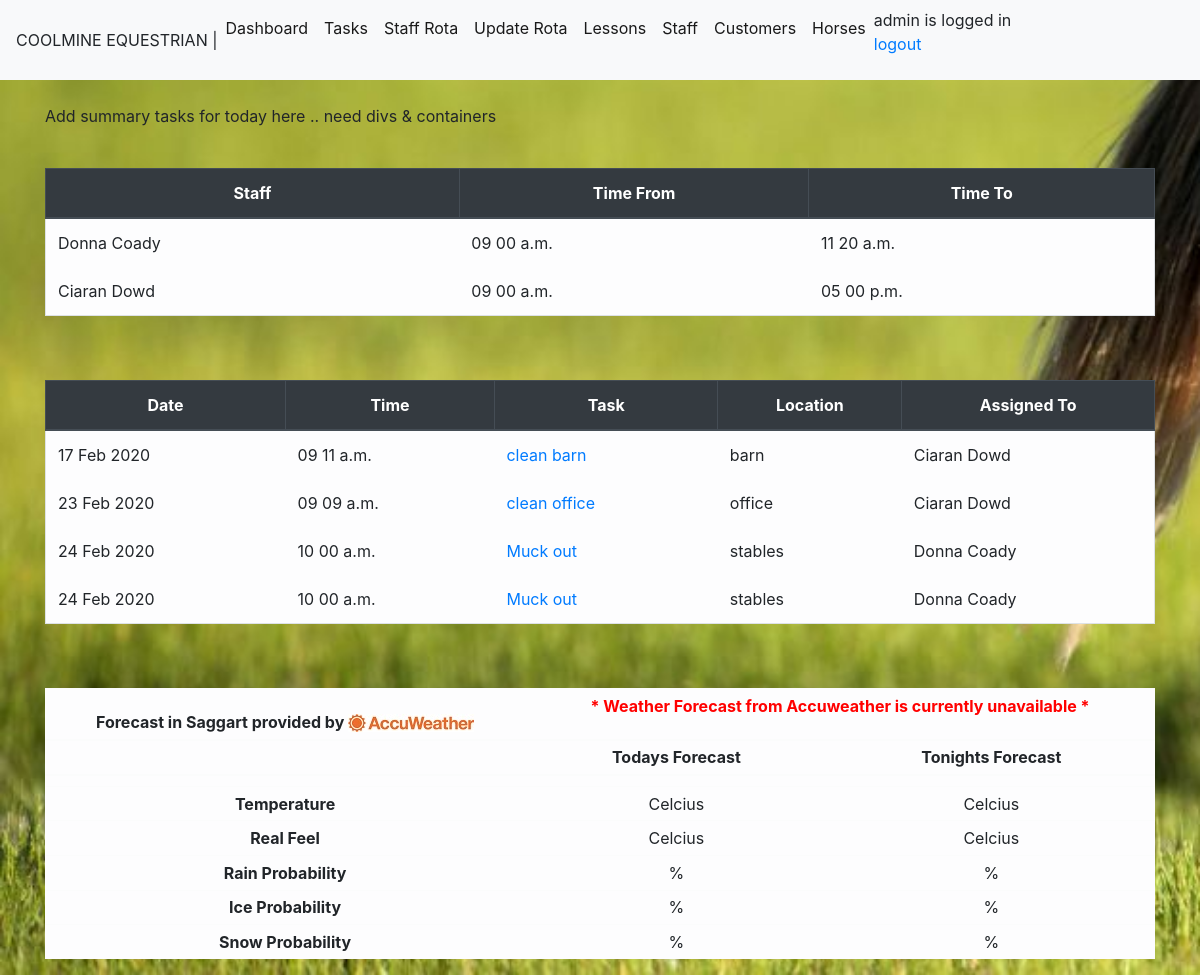
The app's page / (signed in) with its own data.
### module_task/models.py (models this page shows, shortened)
class RotaList(models.Model):
    rotastaffid = models.ForeignKey(StaffList,blank=True,null=True, on_delete=models.CASCADE,limit_choices_to={'termindate': None},)
    rotadate = models.DateField(auto_now_add=False, auto_now=False)
    timefrom = models.TimeField(auto_now_add=False, auto_now=False,blank=True,null=True)
    timeto = models.TimeField(auto_now_add=False, auto_now=False,blank=True,null=True)
    comments = models.CharField(max_length=100,blank=True)

class StaffList(models.Model):
    staffname= models.CharField(max_length=50)
    staffdob=models.DateField(blank=True, null=True)
    staffaddress= models.CharField(max_length=200,blank=True, null=True)
    staffemail= models.EmailField(blank=True, null=True)
    staffphone=models.CharField(max_length=30,blank=True, null=True)
    staffcontract = models.CharField(null=True,max_length=20)
    startdate=models.DateField(blank=True, null=True)
    termindate =models.DateField(blank=True, null=True)
    staffqual =models.CharField(max_length=250, blank=True,null=True)

class TaskList(models.Model):
    taskdate=models.DateField(auto_now_add=False, auto_now=False)
    tasktime=models.TimeField(auto_now_add=False, auto_now=False,blank=True,null=True)
    taskdesc = models.CharField(max_length=200)
    location= models.CharField(max_length=50)
    assingees= models.ForeignKey(StaffList,blank=True,null=True, on_delete=models.CASCADE,limit_choices_to={'termindate': None},)
    completed = models.BooleanField(default=False)
    comments=models.CharField(max_length=100,blank=True)

### module_task/views.py (the view)
# urls.py: path('',views.index, name='index'),
@login_required
def index(request):
    import json
    import requests
    current_tasks = TaskList.objects.filter(taskdate__lte=now).order_by('taskdate','tasktime')
    current_rota = RotaList.objects.filter(rotadate=now).order_by('rotadate','timefrom')
    try:
        api = json.loads(api_request.content)
    except Exception as e:
        api = "Weather API Error"
    return render(request,'index.html',{'current_tasks': current_tasks,'current_rota': current_rota,'api':api})

### module_task/templates/index.html (shortened to what this page needs)
{%extends 'base.html'%}
{% block content %}
<p> Add summary tasks for today here .. need divs & containers </p>
  <table class="table table-bordered">
    <thead class="thead-dark">
      <tr>
        <th scope="col">Staff</th>
        <th scope="col">Time From</th>
        <th scope="col">Time To</th>
      </tr>
    </thead>
  {% if current_rota %}
    <tbody>
      {% for rotas in current_rota %}
            <tr class="table table-borderless table-light" border-color>
              <td> {{rotas.rotastaffid.staffname}} </td>
              <td> {{rotas.timefrom|time:"h i a"}} </td>
              <td> {{rotas.timeto|time:"h i a"}} </td>
            </tr>
      {% endfor %}
    </tbody>
  </table>
  {% endif %}
  <table class="table table-bordered">
    <thead class="thead-dark">
      <tr>
        <th scope="col">Date</th>
        <th scope="col">Time</th>
        <th scope="col">Task</th>
        <th scope="col">Location</th>
        <th scope="col">Assigned To</th>
      </tr>
    </thead>
  {% if current_tasks %}
    <tbody>
      {% for tasks in current_tasks %}
        {% if tasks.completed %}
          <tr class="table table-secondary table-borderless">
          </tr>
        {% else %}
            <tr class="table table-borderless table-light" border-color>
              <td> {{tasks.taskdate|date:"d M Y"}} </td>
              <td> {{tasks.tasktime|time:"h i a"}} </td>
              <td> <a href="{% url 'edittask' tasks.id %}">{{tasks.taskdesc}}</a> </td>
              <td> {{tasks.location}} </td>
              <td> {{tasks.assingees.staffname}} </td>
            </tr>
        {% endif %}
      {% endfor %}
    </tbody>
  </table>
  {% endif %}
{% if api %}
<table class="table table-sm table-light ">
  <thead>
      <tr>
      <th scope="col" colspan="1">Forecast in Saggart provided by <img src="../static/images/AccuLogo_Sml.jpg" alt="Accuweather" ></th>
      <th scope="col" colspan="2">
      {% if api.Headline.Text %}
        <p>{{ api.Headline.Text }} </p>
      {% elif api.Code == "ServiceUnavailable" %}
        <p><font color="red"> Accuweather Service is Unvailable: </p>
        {{ api.Message }}</font> </p>
      {% elif api == "Weather API Error" %}
        <p><font color="red">* Weather Forecast from Accuweather is currently unavailable *</font></p>
      {% else %}
        <p><font color="red">* Weather Forecast from Accuweather is currently unavailable *</font></p>
      {% endif %}
      </th>
  </thead>
  <thead>
      <tr>
      <th scope="col" colspan="1"></th>
      <th scope="col" colspan="1">Todays Forecast</th>
      <th scope="col" colspan="1">Tonights Forecast</th>
  </thead>
  <tbody>
  <tr style="text-align:center">
      <th scope="row"></th>
      <td> {{ api.DailyForecasts.0.Day.LongPhrase }} </td>
      <td> {{ api.DailyForecasts.0.Night.LongPhrase }} </td>
    </tr>
    <tr style="text-align:center">
      <th scope="row">Temperature</th>
      <td> {{ api.DailyForecasts.0.Temperature.Maximum.Value }} Celcius</td>
      <td> {{ api.DailyForecasts.0.Temperature.Minimum.Value }} Celcius</td>
    </tr>
    <tr style="text-align:center">
      <th scope="row">Real Feel</th>
      <td> {{ api.DailyForecasts.0.RealFeelTemperature.Maximum.Value }} Celcius</td>
      <td> {{ api.DailyForecasts.0.RealFeelTemperature.Minimum.Value }} Celcius</td>
    </tr>
       <tr style="text-align:center">
      <th scope="row">Rain Probability</th>
      <td> {{ api.DailyForecasts.0.Day.RainProbability }} % </td>
      <td> {{ api.DailyForecasts.0.Night.RainProbability }} % </td>
    </tr>
        <tr style="text-align:center">
      <th scope="row">Ice Probability</th>
      <td> {{ api.DailyForecasts.0.Day.IceProbability }} % </td>
      <td> {{ api.DailyForecasts.0.Night.IceProbability }} % </td>
    </tr>
        <tr style="text-align:center">
      <th scope="row">Snow Probability</th>
      <td> {{ api.DailyForecasts.0.Day.SnowProbability }} % </td>
      <td> {{ api.DailyForecasts.0.Night.SnowProbability }} % </td>
    </tr>
  </tbody>
</table>
{% endif %}
{% endblock %}

### module_task/templates/base.html (shortened to what this page needs)
{% load static %}
<!doctype html>
<html lang="en">
  <head>
    <link rel="stylesheet" href="https://stackpath.bootstrapcdn.com/bootstrap/4.3.1/css/bootstrap.min.css">
    <link rel="stylesheet" href="{% static 'css/style.css' %}">
    <link rel="stylesheet" href="{% static 'js/jquery-ui-1.12.1/jquery-ui.min.css' %}">
    <link rel="stylesheet" href="{% static 'js/jquery-ui-1.12.1/jquery-ui.structure.min.css' %}">
    <link rel="stylesheet" href="{% static 'js/jquery-ui-1.12.1/jquery-ui.theme.min.css' %}">  <link rel="stylesheet" href="//code.jquery.com/ui/1.12.1/themes/base/jquery-ui.css">
  <body>
        <nav class="navbar navbar-expand-lg navbar-light bg-light >
          <a class="navbar-brand" >COOLMINE EQUESTRIAN        |  </a>
                <div class="collapse navbar-collapse" id="navbarSupportedContent">
                  <ul class="navbar-nav mr-auto">
                    <li class="nav-item active">
                      <a class="nav-link" href="/">Dashboard <span class="sr-only">(current)</span></a>
                    </li>
                    <li class="nav-item active">
                      <a class="nav-link" href="{% url 'task' %}">Tasks</a>
                      <li class="nav-item active">
                      <a class="nav-link" href="{% url 'rotaview' %}">Staff Rota</a>
                    </li>
                     </li>
                      {% ifequal user.username "admin" %}
                      <li class="nav-item active">
                      <a class="nav-link" href="{% url 'rota' %}">Update Rota</a>
                    </li>
                      {% endifequal %}
                      <li class="nav-item active">
                      <a class="nav-link" href="{% url 'lessons' %}">Lessons</a>
                    </li>
                    {% ifequal user.username "admin" %}
                      <li class="nav-item active">
                      <a class="nav-link" href="{% url 'staff' %}">Staff</a>
                    {% endifequal %}
                    </li>
                    <li class="nav-item active">
                      <a class="nav-link" href="{% url 'people' %}">Customers</a>
                    </li>
                    <li class="nav-item active">
                      <a class="nav-link" href="{% url 'horses' %}">Horses</a>
                    </li>
                    <span style = "float: right;">
                    {% if user.is_authenticated %}
                     {{ user.username }} is logged in
                     <p><a href="{% url 'logout' %}">logout</a></p>
                    {% else %}
                      <p>You are not logged in</p>
                    {% endif %}
                    </span>
                  </ul>
                </div>
              </nav>
    <div class="container">
    {% block content %}
    {% endblock %}
    </div>

### static/css/style.css (style rules this page uses)
th { text-align: center; }
body { background-image: url( '../images/grasshorse.jpg' ); background-repeat: no-repeat; background-size: cover }

### records on screen
RotaList: rotastaffid.staffname "Donna Coady", timefrom "09 00 a.m.", timeto "11 20 a.m."
RotaList: rotastaffid.staffname "Ciaran Dowd", timefrom "09 00 a.m.", timeto "05 00 p.m."
TaskList: taskdate "17 Feb 2020", tasktime "09 11 a.m.", taskdesc "clean barn", location "barn", assingees.staffname "Ciaran Dowd"
TaskList: taskdate "23 Feb 2020", tasktime "09 09 a.m.", taskdesc "clean office", location "office", assingees.staffname "Ciaran Dowd"
TaskList: taskdate "24 Feb 2020", tasktime "10 00 a.m.", taskdesc "Muck out", location "stables", assingees.staffname "Donna Coady"
TaskList: taskdate "24 Feb 2020", tasktime "10 00 a.m.", taskdesc "Muck out", location "stables", assingees.staffname "Donna Coady"

### other values on screen
{{ user.username }} "admin"
